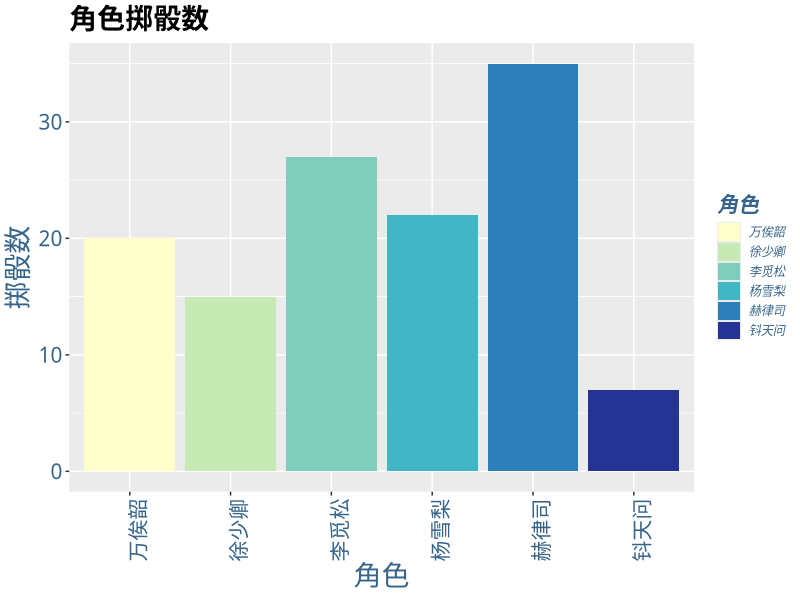
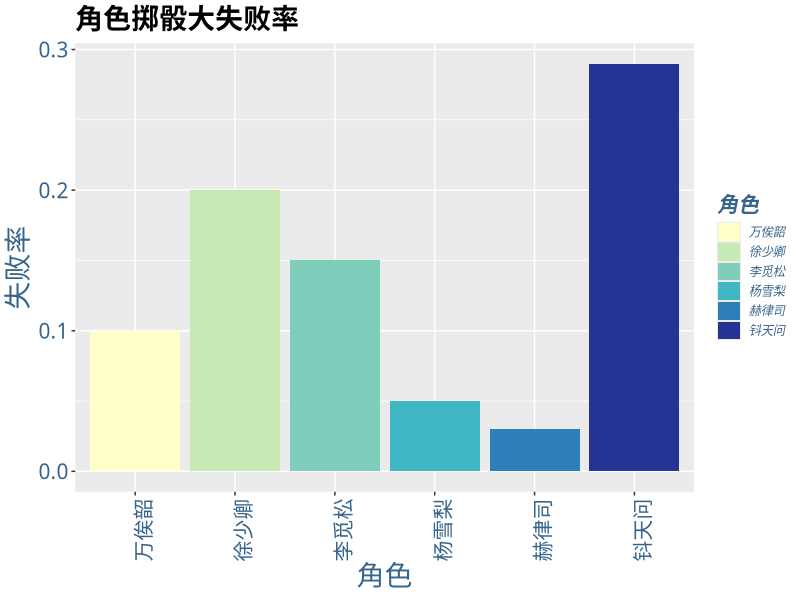
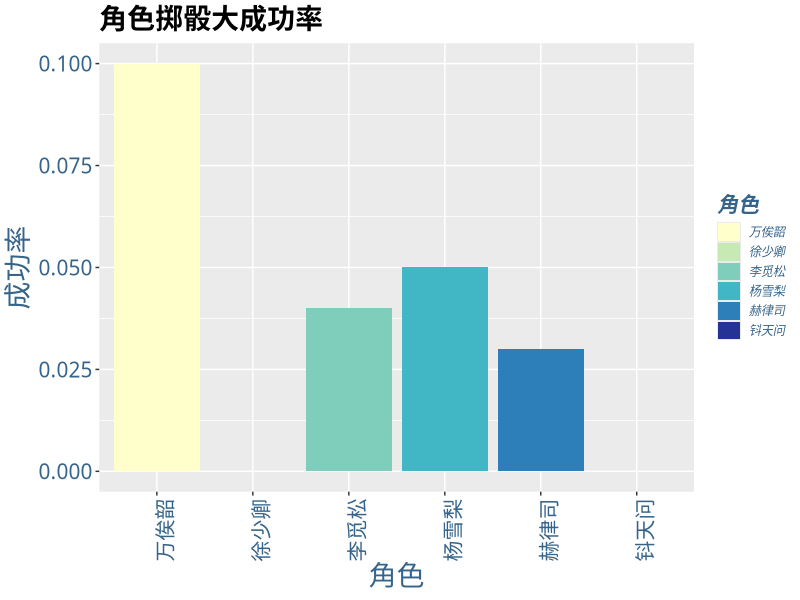
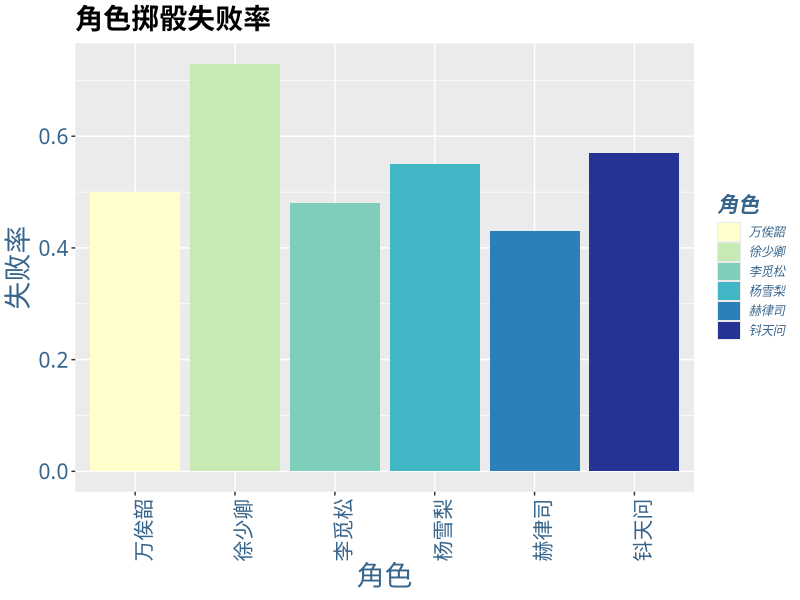
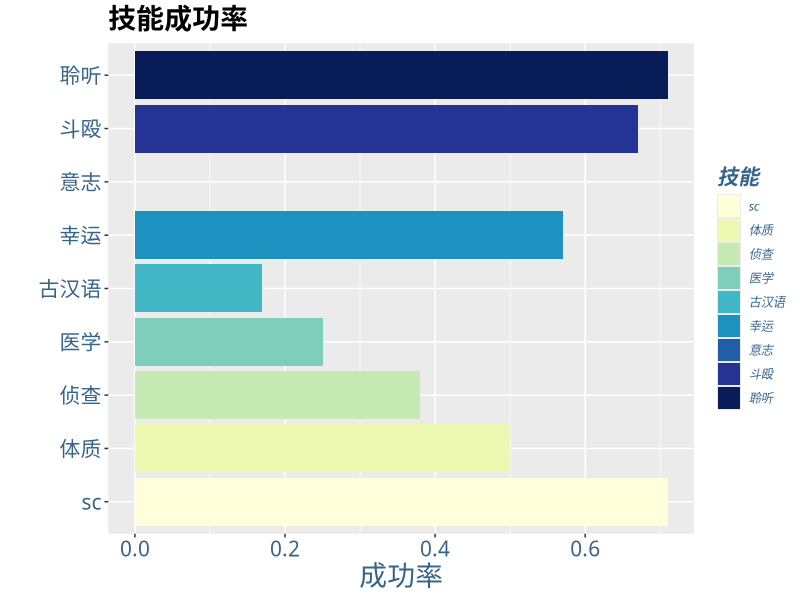

These figures' R source, in order:
# ____ ____ ____ ____ ____ ____ 
# ||W |||O |||N |||T |||O |||N ||
# ||__|||__|||__|||__|||__|||__||
# |/__\|/__\|/__\|/__\|/__\|/__\|
# 2020 June 26, v1, @馄饨
# 跑团数据可视化工具
# Contact：qq2558045098
# 使用前请确保
# 1. csv文件和functions.R文件在同一目录下
# 2. csv文件变量名同示例一致
# 3. 在此界面导航栏Session -> Set Working Directory -> To Source File Location

df <- read.csv("loulan.csv", stringsAsFactors = FALSE) # 将loulan.csv替换为csv文件名
# 如果是第一次运行本程序，运行这两行（之后就不用了）
# install.packages("dplyr")
# install.packages("ggplot2")

library("dplyr")
library("ggplot2")

mynamestheme <-
  theme(plot.title = element_text(family = "ZCOOL QingKe HuangYou",
                                  face = "bold", size = (20)),
        legend.title = element_text(colour = "steelblue4",
                                    face = "bold.italic",
                                    family = "ZCOOL QingKe HuangYou",
                                    size = (15)),
        legend.text = element_text(face = "italic",
                                   colour = "steelblue4",
                                   family = "ZCOOL QingKe HuangYou"),
        axis.title = element_text(family = "ZCOOL QingKe HuangYou",
                                  size = (20),
                                  colour = "steelblue4"),
        axis.text = element_text(family = "ZCOOL QingKe HuangYou",
                                 colour = "steelblue4",
                                 size = (15)))

# Based on different player
  player_df <- df %>%
    select("character", "dice", "skill") %>%
    filter(character != "") %>%
    mutate(result = dice - skill) %>%
    group_by(character) %>%
    summarise(
      "sum" = length(result),
      "fail" = length(dice[result > 0]),
      "rate" = round(length(dice[result > 0]) / length(result), 2),
      "extremeF" = round(length(dice[dice >= 95]) / length(result), 2),
      "extremeS" = round(length(dice[dice <= 5]) / length(result), 2)
    )
  
  # Failure Rate 计算角色掷骰失败率
  failplot <- ggplot(data = player_df) +
    geom_bar(mapping = aes(x = character, y = rate, 
                           fill = character), stat = "identity") +
    ggtitle("角色掷骰失败率") +
    labs(y = "失败率", x = "角色", fill = "角色") +
    mynamestheme +
    theme(
      axis.text.x = element_text(angle = 90),
      legend.key.height = unit(0.5, "cm")
    ) +
    scale_fill_brewer(palette="YlGnBu")
  
  # Extreme Failure Rate 计算角色掷骰大失败率
  extremeF_plot <- ggplot(data = player_df) +
    geom_bar(mapping = aes(x = character, y = extremeF, 
                           fill = character), stat = "identity") +
    ggtitle("角色掷骰大失败率") +
    labs(y = "失败率", x = "角色", fill = "角色") +
    mynamestheme +
    theme(
      axis.text.x = element_text(angle = 90),
      legend.key.height = unit(0.5, "cm")
    ) +
    scale_fill_brewer(palette="YlGnBu")
  
  # Extreme Success Rate 计算角色掷骰大成功率
  extremeS_plot <- ggplot(data = player_df) +
    geom_bar(mapping = aes(x = character, y = extremeS, 
                           fill = character), stat = "identity") +
    ggtitle("角色掷骰大成功率") +
    labs(y = "成功率", x = "角色", fill = "角色") +
    mynamestheme +
    theme(
      axis.text.x = element_text(angle = 90),
      legend.key.height = unit(0.5, "cm")
    ) +
    scale_fill_brewer(palette="YlGnBu")
  
  # Number of Dices 计算角色掷骰数
  dices_num <- ggplot(data = player_df) +
    geom_bar(mapping = aes(x = character, y = sum, 
                           fill = character), stat = "identity") +
    ggtitle("角色掷骰数") +
    labs(y = "掷骰数", x = "角色", fill = "角色") +
    mynamestheme +
    theme(
      axis.text.x = element_text(angle = 90),
      legend.key.height = unit(0.5, "cm")
    ) +
    scale_fill_brewer(palette="YlGnBu")

# Based on Skill
  skill_df <- df %>%
    select("type", "dice", "skill") %>%
    filter(type != "") %>%
    mutate(result = dice - skill) %>%
    group_by(type) %>%
    summarise("sum" = length(result),
              "fail" = length(dice[result <= 0]),
              "rate" = round(length(dice[result <= 0]) / length(result), 2)
    ) %>%
    arrange(desc(sum)) %>%
    head(9)
  
  # Failure Rate 计算使用率前九的技能成功率
  skillplot <- ggplot(data = skill_df) +
    geom_bar(mapping = aes(x = type, y = rate, 
                           fill = type), stat = "identity") +
    ggtitle("技能成功率") +
    labs(y = "成功率", x = "", fill = "技能") +
    mynamestheme +
    scale_fill_brewer(palette="YlGnBu") +
    coord_flip()

